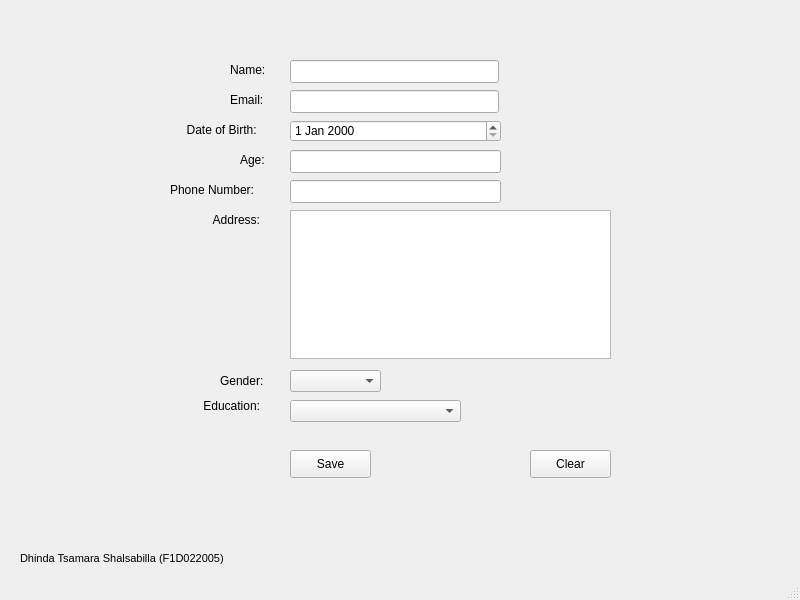
<?xml version="1.0" encoding="UTF-8"?>
<ui version="4.0">
 <class>MainWindow</class>
 <widget class="QMainWindow" name="MainWindow">
  <property name="geometry">
   <rect>
    <x>0</x>
    <y>0</y>
    <width>800</width>
    <height>600</height>
   </rect>
  </property>
  <property name="windowTitle">
   <string>Form Validation</string>
  </property>
  <widget class="QWidget" name="centralwidget">
   <widget class="QLabel" name="label">
    <property name="geometry">
     <rect>
      <x>230</x>
      <y>50</y>
      <width>43</width>
      <height>39</height>
     </rect>
    </property>
    <property name="font">
     <font>
      <family>Arial</family>
      <pointsize>9</pointsize>
     </font>
    </property>
    <property name="text">
     <string>Name:</string>
    </property>
   </widget>
   <widget class="QLineEdit" name="name">
    <property name="geometry">
     <rect>
      <x>290</x>
      <y>60</y>
      <width>209</width>
      <height>23</height>
     </rect>
    </property>
    <property name="font">
     <font>
      <family>Arial</family>
      <pointsize>9</pointsize>
     </font>
    </property>
   </widget>
   <widget class="QLabel" name="label_2">
    <property name="geometry">
     <rect>
      <x>230</x>
      <y>80</y>
      <width>41</width>
      <height>39</height>
     </rect>
    </property>
    <property name="font">
     <font>
      <family>Arial</family>
      <pointsize>9</pointsize>
     </font>
    </property>
    <property name="text">
     <string>Email:</string>
    </property>
   </widget>
   <widget class="QLineEdit" name="email">
    <property name="geometry">
     <rect>
      <x>290</x>
      <y>90</y>
      <width>209</width>
      <height>23</height>
     </rect>
    </property>
    <property name="font">
     <font>
      <family>Arial</family>
      <pointsize>9</pointsize>
     </font>
    </property>
   </widget>
   <widget class="QLabel" name="label_3">
    <property name="geometry">
     <rect>
      <x>240</x>
      <y>140</y>
      <width>29</width>
      <height>39</height>
     </rect>
    </property>
    <property name="font">
     <font>
      <family>Arial</family>
      <pointsize>9</pointsize>
     </font>
    </property>
    <property name="text">
     <string>Age:</string>
    </property>
   </widget>
   <widget class="QLineEdit" name="age">
    <property name="geometry">
     <rect>
      <x>290</x>
      <y>150</y>
      <width>211</width>
      <height>23</height>
     </rect>
    </property>
    <property name="font">
     <font>
      <family>Arial</family>
      <pointsize>9</pointsize>
     </font>
    </property>
   </widget>
   <widget class="QLabel" name="label_4">
    <property name="geometry">
     <rect>
      <x>170</x>
      <y>170</y>
      <width>102</width>
      <height>39</height>
     </rect>
    </property>
    <property name="font">
     <font>
      <family>Arial</family>
      <pointsize>9</pointsize>
     </font>
    </property>
    <property name="text">
     <string>Phone Number:</string>
    </property>
   </widget>
   <widget class="QLineEdit" name="number">
    <property name="geometry">
     <rect>
      <x>290</x>
      <y>180</y>
      <width>211</width>
      <height>23</height>
     </rect>
    </property>
    <property name="font">
     <font>
      <family>Arial</family>
      <pointsize>9</pointsize>
     </font>
    </property>
   </widget>
   <widget class="QPlainTextEdit" name="address">
    <property name="geometry">
     <rect>
      <x>290</x>
      <y>210</y>
      <width>321</width>
      <height>149</height>
     </rect>
    </property>
    <property name="font">
     <font>
      <family>Arial</family>
      <pointsize>9</pointsize>
     </font>
    </property>
   </widget>
   <widget class="QLabel" name="label_6">
    <property name="geometry">
     <rect>
      <x>210</x>
      <y>200</y>
      <width>71</width>
      <height>39</height>
     </rect>
    </property>
    <property name="font">
     <font>
      <family>Arial</family>
      <pointsize>9</pointsize>
     </font>
    </property>
    <property name="text">
     <string> Address:</string>
    </property>
   </widget>
   <widget class="QLabel" name="label_7">
    <property name="geometry">
     <rect>
      <x>220</x>
      <y>360</y>
      <width>52</width>
      <height>41</height>
     </rect>
    </property>
    <property name="font">
     <font>
      <family>Arial</family>
      <pointsize>9</pointsize>
     </font>
    </property>
    <property name="text">
     <string>Gender:</string>
    </property>
   </widget>
   <widget class="QComboBox" name="gender">
    <property name="geometry">
     <rect>
      <x>290</x>
      <y>370</y>
      <width>91</width>
      <height>22</height>
     </rect>
    </property>
    <item>
     <property name="text">
      <string/>
     </property>
    </item>
    <item>
     <property name="text">
      <string>Male</string>
     </property>
    </item>
    <item>
     <property name="text">
      <string>Female</string>
     </property>
    </item>
   </widget>
   <widget class="QLabel" name="label_8">
    <property name="geometry">
     <rect>
      <x>200</x>
      <y>390</y>
      <width>81</width>
      <height>31</height>
     </rect>
    </property>
    <property name="font">
     <font>
      <family>Arial</family>
      <pointsize>9</pointsize>
     </font>
    </property>
    <property name="text">
     <string> Education:</string>
    </property>
   </widget>
   <widget class="QComboBox" name="edu">
    <property name="geometry">
     <rect>
      <x>290</x>
      <y>400</y>
      <width>171</width>
      <height>22</height>
     </rect>
    </property>
    <property name="sizePolicy">
     <sizepolicy hsizetype="Fixed" vsizetype="Fixed">
      <horstretch>0</horstretch>
      <verstretch>0</verstretch>
     </sizepolicy>
    </property>
    <item>
     <property name="text">
      <string/>
     </property>
    </item>
    <item>
     <property name="text">
      <string>Elementary School</string>
     </property>
    </item>
    <item>
     <property name="text">
      <string>Junior High School</string>
     </property>
    </item>
    <item>
     <property name="text">
      <string>Senior High School</string>
     </property>
    </item>
    <item>
     <property name="text">
      <string>Diploma</string>
     </property>
    </item>
    <item>
     <property name="text">
      <string>Bachelor's Degree</string>
     </property>
    </item>
    <item>
     <property name="text">
      <string>Master's Degree</string>
     </property>
    </item>
    <item>
     <property name="text">
      <string>Doctoral Degree</string>
     </property>
    </item>
   </widget>
   <widget class="QPushButton" name="save">
    <property name="geometry">
     <rect>
      <x>290</x>
      <y>450</y>
      <width>81</width>
      <height>28</height>
     </rect>
    </property>
    <property name="sizePolicy">
     <sizepolicy hsizetype="Fixed" vsizetype="Fixed">
      <horstretch>0</horstretch>
      <verstretch>0</verstretch>
     </sizepolicy>
    </property>
    <property name="font">
     <font>
      <family>Arial</family>
      <pointsize>9</pointsize>
     </font>
    </property>
    <property name="text">
     <string>Save</string>
    </property>
   </widget>
   <widget class="QPushButton" name="clear">
    <property name="geometry">
     <rect>
      <x>530</x>
      <y>450</y>
      <width>81</width>
      <height>28</height>
     </rect>
    </property>
    <property name="font">
     <font>
      <family>Arial</family>
      <pointsize>9</pointsize>
     </font>
    </property>
    <property name="text">
     <string>Clear</string>
    </property>
   </widget>
   <widget class="QLabel" name="label_9">
    <property name="geometry">
     <rect>
      <x>20</x>
      <y>550</y>
      <width>321</width>
      <height>16</height>
     </rect>
    </property>
    <property name="font">
     <font>
      <family>Arial</family>
      <pointsize>8</pointsize>
     </font>
    </property>
    <property name="text">
     <string>Dhinda Tsamara Shalsabilla (F1D022005)</string>
    </property>
   </widget>
   <widget class="QLabel" name="label_10">
    <property name="geometry">
     <rect>
      <x>180</x>
      <y>110</y>
      <width>91</width>
      <height>39</height>
     </rect>
    </property>
    <property name="font">
     <font>
      <family>Arial</family>
      <pointsize>9</pointsize>
     </font>
    </property>
    <property name="text">
     <string>  Date of Birth:</string>
    </property>
   </widget>
   <widget class="QDateEdit" name="dob">
    <property name="geometry">
     <rect>
      <x>290</x>
      <y>120</y>
      <width>211</width>
      <height>22</height>
     </rect>
    </property>
    <property name="font">
     <font>
      <family>Arial</family>
      <pointsize>9</pointsize>
     </font>
    </property>
   </widget>
  </widget>
  <widget class="QMenuBar" name="menubar">
   <property name="geometry">
    <rect>
     <x>0</x>
     <y>0</y>
     <width>800</width>
     <height>26</height>
    </rect>
   </property>
  </widget>
  <widget class="QStatusBar" name="statusbar"/>
 </widget>
 <resources/>
 <connections/>
</ui>
